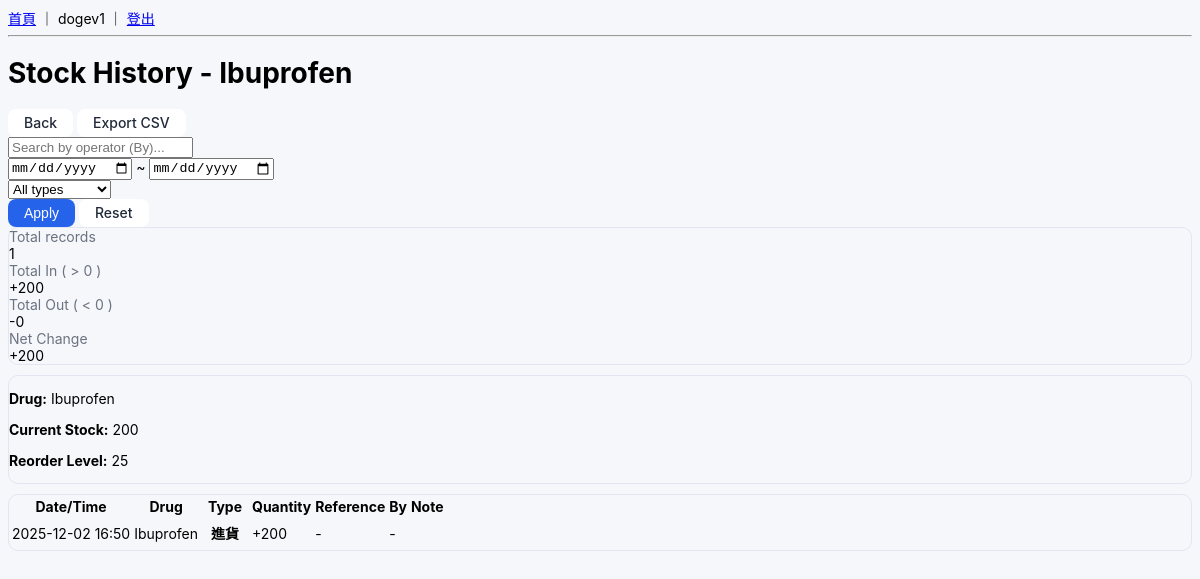
The app's page /inventory/history/?drug=4 (signed in), older data.
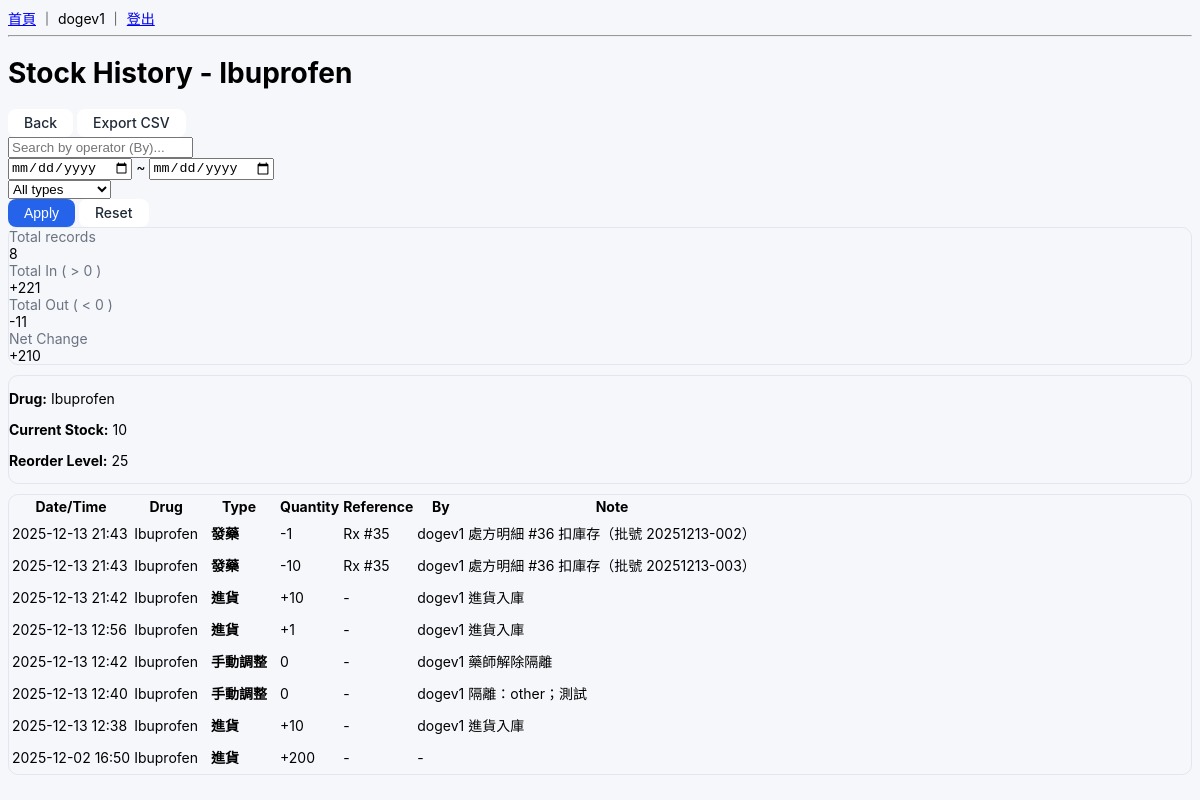
The same page, newer data.
### inventory/models.py (models this page shows, shortened)
class Drug(models.Model):
    code = models.CharField("藥品代碼", max_length=50, unique=True)
    name = models.CharField("藥品名稱", max_length=100)
    generic_name = models.CharField("學名 / 成分", max_length=100, blank=True)
    form = models.CharField("劑型", max_length=50, blank=True)
    strength = models.CharField("規格", max_length=50, blank=True)
    unit = models.CharField("單位", max_length=20, default="顆")
    stock_quantity = models.PositiveIntegerField("目前庫存量", default=0)
    reorder_level = models.PositiveIntegerField("安全存量", default=0)
    is_active = models.BooleanField("是否啟用", default=True)
    created_at = models.DateTimeField(auto_now_add=True)
    updated_at = models.DateTimeField(auto_now=True)
    unit_price = models.DecimalField("單價", max_digits=10, decimal_places=2, default=0)
    class Meta:
        verbose_name = "藥品"
        verbose_name_plural = "藥品"

class StockTransaction(models.Model):
    REASON_CHOICES = [
        ("purchase", "進貨"),
        ("dispense", "發藥"),
        ("return", "退藥"),
        ("adjust", "手動調整"),
        ("destroy", "報廢/銷毀"),
    ]
    drug = models.ForeignKey(Drug, on_delete=models.CASCADE, related_name="transactions", verbose_name="藥品")
    batch = models.ForeignKey(
        "inventory.StockBatch",
        on_delete=models.SET_NULL,
        null=True,
        blank=True,
        related_name="transactions",
        verbose_name="批次",
    )
    change = models.IntegerField("異動數量")
    reason = models.CharField("原因", max_length=20, choices=REASON_CHOICES)
    note = models.CharField("備註", max_length=200, blank=True)
    prescription = models.ForeignKey(
        "prescriptions.Prescription",
        on_delete=models.SET_NULL,
        null=True,
        blank=True,
        related_name="stock_transactions",
        verbose_name="相關處方",
    )
    operator = models.ForeignKey(
        settings.AUTH_USER_MODEL,
        on_delete=models.SET_NULL,
        null=True,
        blank=True,
        related_name="stock_operations",
        verbose_name="操作人員",
    )
    created_at = models.DateTimeField(auto_now_add=True)
    class Meta:
        verbose_name = "庫存異動"
        verbose_name_plural = "庫存異動"

### prescriptions/models.py (models this page shows, shortened)
class Prescription(models.Model):
    STATUS_DRAFT = "draft"
    STATUS_FINAL = "final"
    STATUS_CHOICES = [
        (STATUS_DRAFT, "草稿"),
        (STATUS_FINAL, "已完成"),
    ]
    PHARMACY_PENDING   = "pending"    # 醫師已送出，等待領藥
    PHARMACY_DONE      = "done"       # 已領藥
    PHARMACY_CANCELLED = "cancelled"  # 退藥 / 作廢
    PHARMACY_STATUS_CHOICES = [
        (PHARMACY_PENDING,   "待領藥"),
        (PHARMACY_DONE,      "已領藥"),
        (PHARMACY_CANCELLED, "已作廢"),
    ]
    VERIFY_PENDING  = "pending"
    VERIFY_APPROVED = "approved"
    VERIFY_REJECTED = "rejected"
    VERIFY_QUERY    = "query"
    VERIFY_STATUS_CHOICES = [
        (VERIFY_PENDING,  "待審核"),
        (VERIFY_APPROVED, "已通過"),
        (VERIFY_REJECTED, "已退回"),
        (VERIFY_QUERY,    "需澄清"),
    ]
    patient = models.ForeignKey("patients.Patient", on_delete=models.PROTECT)
    doctor  = models.ForeignKey("doctors.Doctor", on_delete=models.PROTECT)
    date    = models.DateField(default=timezone.now)
    visit_ticket = models.OneToOneField(
        "queues.VisitTicket",
        on_delete=models.PROTECT,
        related_name="prescription",
        null=True,
        blank=True,
    )
    notes  = models.TextField(blank=True)
    status = models.CharField(
        max_length=20,
        choices=STATUS_CHOICES,
        default=STATUS_DRAFT,
    )
    pharmacy_status = models.CharField(
        max_length=20,
        choices=PHARMACY_STATUS_CHOICES,
        default=PHARMACY_PENDING,
    )
    dispensed_at = models.DateTimeField(null=True, blank=True)
    dispensed_by = models.ForeignKey(
        settings.AUTH_USER_MODEL,
        null=True,
        blank=True,
        on_delete=models.SET_NULL,
        related_name="dispensed_prescriptions",
        verbose_name="領藥藥師",
    )
    verify_status = models.CharField(
        "審核狀態",
        max_length=20,
        choices=VERIFY_STATUS_CHOICES,
        default=VERIFY_PENDING,
    )
    verify_note = models.TextField("審核意見", blank=True)
    verified_by = models.ForeignKey(
        settings.AUTH_USER_MODEL,
        null=True,
        blank=True,
        on_delete=models.SET_NULL,
        related_name="verified_prescriptions",
        verbose_name="審核藥師",
    )
    verified_at = models.DateTimeField("審核時間", null=True, blank=True)
    created_at = models.DateTimeField(auto_now_add=True)
    updated_at = models.DateTimeField(auto_now=True)

### inventory/views.py (the view)
# urls.py: path("history/", views.stock_history, name="stock_history"),
@group_required("PHARMACY")
def stock_history(request):
    back_url = request.GET.get("back")
    if not back_url:
        back_url = request.META.get("HTTP_REFERER") or reverse("inventory:dashboard")
    qs = (
        StockTransaction.objects
        .select_related("drug", "operator", "prescription")
        .order_by("-created_at")
    )
    drug_id = request.GET.get("drug")
    selected_drug = None
    if drug_id:
        qs = qs.filter(drug_id=drug_id)
        selected_drug = Drug.objects.filter(pk=drug_id).first()
    q_drug = request.GET.get("q_drug") or ""
    if q_drug:
        qs = qs.filter(drug__name__icontains=q_drug)
    q_operator = request.GET.get("q_operator") or ""
    if q_operator:
        qs = qs.filter(
            Q(operator__username__icontains=q_operator)
            | Q(operator__first_name__icontains=q_operator)
            | Q(operator__last_name__icontains=q_operator)
        )
    date_from = request.GET.get("date_from") or ""
    date_to = request.GET.get("date_to") or ""
    if date_from:
        qs = qs.filter(created_at__date__gte=date_from)
    if date_to:
        qs = qs.filter(created_at__date__lte=date_to)
    reason = request.GET.get("reason") or ""
    if reason:
        qs = qs.filter(reason=reason)
    total_count = qs.count()
    summary = qs.aggregate(
        total_in=Sum("change", filter=Q(change__gt=0)),
        total_out=Sum("change", filter=Q(change__lt=0)),
    )
    total_in = summary["total_in"] or 0
    raw_total_out = summary["total_out"] or 0   # 這通常是負數
    net_change = total_in + raw_total_out
    paginator = Paginator(qs, 20)
    page = request.GET.get("page")
    transactions = paginator.get_page(page)
    context = {
        "transactions": transactions,
        "selected_drug": selected_drug,
        "drug_id": drug_id,
        "back_url": back_url,
        "q_drug": q_drug,
        "q_operator": q_operator,
        "date_from": date_from,
        "date_to": date_to,
        "reason": reason,
        "total_count": total_count,
        "total_in": total_in,
        "total_out": abs(raw_total_out),  # 顯示成正數
        "net_change": net_change,
    }
    return render(request, "inventory/stock_history.html", context)

### common/utils.py (called while the page is built)
def group_required(group_name):
    def decorator(view_func):
        decorated_view_func = user_passes_test(
            lambda u: u.is_authenticated and u.groups.filter(name=group_name).exists()
        )(view_func)
        return decorated_view_func
    return decorator

### templates/inventory/stock_history.html (shortened to what this page needs)
{% extends "base.html" %}
{% load static %}
{% block content %}
<div class="container mt-4">
    <div class="d-flex justify-content-between align-items-center mb-3">
        <h1 class="h3 mb-0">
            Stock History
            {% if selected_drug %}
                - {{ selected_drug.name }}
            {% endif %}
        </h1>
        <a href="{{ back_url }}" class="btn btn-outline-secondary btn-sm">
            Back
        </a>
        <a class="btn btn-outline-secondary btn-sm"
            href="{% url 'inventory:stock_history_export_csv' %}?{% if request.GET %}{{ request.GET.urlencode }}{% endif %}">
            Export CSV
        </a>
    </div>
    <form method="get" class="row g-2 mb-3">
        <div class="col-md-3">
            <input type="text"
                   name="q_operator"
                   class="form-control form-control-sm"
                   placeholder="Search by operator (By)..."
                   value="{{ q_operator|default_if_none:'' }}">
        </div>
        <div class="col-md-3">
            <div class="d-flex gap-1">
                <input type="date"
                       name="date_from"
                       class="form-control form-control-sm"
                       value="{{ date_from|default_if_none:'' }}">
                <span class="align-self-center small">~</span>
                <input type="date"
                       name="date_to"
                       class="form-control form-control-sm"
                       value="{{ date_to|default_if_none:'' }}">
            </div>
        </div>
        <div class="col-md-2">
            <select name="reason" class="form-select form-select-sm">
                <option value="">All types</option>
            </select>
        </div>
        <div class="col-md-1 d-flex gap-1">
            <button type="submit" class="btn btn-primary btn-sm flex-grow-1">
                Apply
            </button>
            <a href="{% url 'inventory:stock_history' %}" class="btn btn-outline-secondary btn-sm">
                Reset
            </a>
        </div>
    </form>
    {% if total_count %}
        <div class="card shadow-sm mb-3">
            <div class="card-body d-flex flex-wrap gap-3 align-items-center">
                <div>
                    <div class="fw-bold small text-muted">Total records</div>
                    <div class="h5 mb-0">{{ total_count }}</div>
                </div>
                <div>
                    <div class="fw-bold small text-muted">Total In ( > 0 )</div>
                    <div class="mb-0">
                        +{{ total_in }}
                    </div>
                </div>
                <div>
                    <div class="fw-bold small text-muted">Total Out ( < 0 )</div>
                    <div class="mb-0">
                        -{{ total_out }}
                    </div>
                </div>
                <div>
                    <div class="fw-bold small text-muted">Net Change</div>
                    <div class="mb-0">
                        {% if net_change > 0 %}+{% endif %}{{ net_change }}
                    </div>
                </div>
            </div>
        </div>
    {% endif %}
    {% if selected_drug %}
        <div class="card shadow-sm mb-3">
            <div class="card-body">
                <p class="mb-1"><strong>Drug:</strong> {{ selected_drug.name }}</p>
                <p class="mb-1"><strong>Current Stock:</strong> {{ selected_drug.stock_quantity }}</p>
                <p class="mb-0"><strong>Reorder Level:</strong> {{ selected_drug.reorder_level }}</p>
            </div>
        </div>
    {% endif %}
    {% if transactions %}
        <div class="card shadow-sm">
            <div class="card-body p-0">
                <div class="table-responsive">
                    <table class="table table-striped mb-0">
                        <thead class="table-light">
                            <tr>
                                <th>Date/Time</th>
                                <th>Drug</th>
                                <th>Type</th>
                                <th class="text-end">Quantity</th>
                                <th>Reference</th>
                                <th>By</th>
                                <th>Note</th>
                            </tr>
                        </thead>
                        <tbody>
                            {% for tx in transactions %}
                                <tr>
                                    <td>{{ tx.created_at|date:"Y-m-d H:i" }}</td>
                                    <td>{{ tx.drug.name }}</td>
                                    <td>
                                        <span class="badge
                                            {% if tx.reason == 'purchase' %}
                                                bg-success
                                            {% elif tx.reason == 'dispense' %}
                                                bg-danger
                                            {% elif tx.reason == 'quarantine' %}
                                                bg-warning text-dark
                                            {% elif tx.reason == 'unquarantine' %}
                                                bg-info text-dark
                                            {% elif tx.reason == 'destroy' %}
                                                bg-dark
                                            {% elif tx.reason == 'adjust' %}
                                                bg-secondary
                                            {% else %}
                                                bg-secondary
                                            {% endif %}
                                        ">
                                            {{ tx.get_reason_display }}
                                        </span>
                                    </td>
                                    <td class="text-end">
                                        {% if tx.change > 0 %}+{% endif %}{{ tx.change }}
                                    </td>
                                    <td>
                                        {% if tx.prescription %}
                                            Rx #{{ tx.prescription.id }}
                                        {% else %}
                                            -
                                        {% endif %}
                                    </td>
                                    <td>
                                        {% if tx.operator %}
                                            {{ tx.operator.get_full_name|default:tx.operator.username }}
                                        {% else %}
                                            -
                                        {% endif %}
                                    </td>
                                    <td>{{ tx.note }}</td>
                                </tr>
                            {% endfor %}
                        </tbody>
                    </table>
                </div>
            </div>
        </div>
    {% else %}
        <div class="alert alert-info">
            No stock transactions found.
        </div>
    {% endif %}
</div>
{% endblock %}

### templates/base.html (shortened to what this page needs)
<!DOCTYPE html>
{% load static %}
<html lang="zh-Hant">
<head>
  <link rel="stylesheet" href="{% static 'css/app.css' %}">
  <link rel="stylesheet" href="{% static 'css/hospital_theme.css' %}">
</head>
<body>
  <div>
    <a href="/">首頁</a>
    {% if user.is_authenticated %}
      ｜ {{ user.username }} ｜ <a href="/logout/">登出</a>
    {% else %}
      ｜ <a href="/login/">登入</a>
    {% endif %}
  </div>
  <hr>
  {% block content %}{% endblock %}
</body>
</html>

### static/CSS/app.css (style rules this page uses)
.btn-sm { font-size: 12px; padding: 3px 9px; }

### static/CSS/hospital_theme.css (style rules this page uses)
body { background-color: #f5f7fb; font-family: -apple-system, BlinkMacSystemFont, "Segoe UI", "Noto Sans TC", "Microsoft JhengHei", system-ui, sans-serif; font-size: 14px; }
.card { border-radius: 10px; border: 1px solid #e2e6f0; }
.card + .card { margin-top: 10px; }
.btn { display: inline-flex; align-items: center; justify-content: center; padding: 6px 14px; border-radius: 999px; border: 1px solid #d2d7e5; background-color: #ffffff; color: #1f2937; font-size: 0.9rem; line-height: 1.2; text-decoration: none; cursor: pointer; white-space: nowrap; gap: 6px; transition: background-color 0.15s ease, border-color 0.15s ease, box-shadow 0.15s ease, transform 0.05s ease; }
.btn-sm { padding: 4px 10px; font-size: 0.8rem; }
.btn-sm { font-size: 12px; padding: 3px 9px; }
.text-muted { color: #6b7280; }
.btn { display: inline-flex; align-items: center; gap: 6px; padding: 6px 16px; font-size: 14px; border-radius: 8px; font-weight: 500; text-decoration: none; border: none; cursor: pointer; transition: 0.15s; }
.btn-primary { background: #2563eb; color: white; }
.badge { display:inline-flex; padding:3px 8px; border-radius:999px; font-weight:700; border:1px solid transparent; }

Row changes from the older to the newer data that the page shows:
changed Drug "Ibuprofen": stock_quantity "200" → "10"
added StockTransaction: created_at "2025-12-13 21:43", drug.name "Ibuprofen", reason "發藥", change "-1", prescription.id "35", operator.get_full_name "dogev1", note "處方明細 #36 扣庫存（批號 20251213-002）"
added StockTransaction: created_at "2025-12-13 21:43", drug.name "Ibuprofen", reason "發藥", change "-10", prescription.id "35", operator.get_full_name "dogev1", note "處方明細 #36 扣庫存（批號 20251213-003）"
added StockTransaction: created_at "2025-12-13 21:42", drug.name "Ibuprofen", reason "進貨", change "10", operator.get_full_name "dogev1", note "進貨入庫"
added StockTransaction: created_at "2025-12-13 12:56", drug.name "Ibuprofen", reason "進貨", change "1", operator.get_full_name "dogev1", note "進貨入庫"
added StockTransaction: created_at "2025-12-13 12:42", drug.name "Ibuprofen", reason "手動調整", change "0", operator.get_full_name "dogev1", note "藥師解除隔離"
added StockTransaction: created_at "2025-12-13 12:40", drug.name "Ibuprofen", reason "手動調整", change "0", operator.get_full_name "dogev1", note "隔離：other；測試"
added StockTransaction: created_at "2025-12-13 12:38", drug.name "Ibuprofen", reason "進貨", change "10", operator.get_full_name "dogev1", note "進貨入庫"
Text that changed along with them:
{{ total_count }}: "1" → "8"
{{ total_in }}: "200" → "221"
{{ total_out }}: "0" → "11"
{{ net_change }}: "200" → "210"
